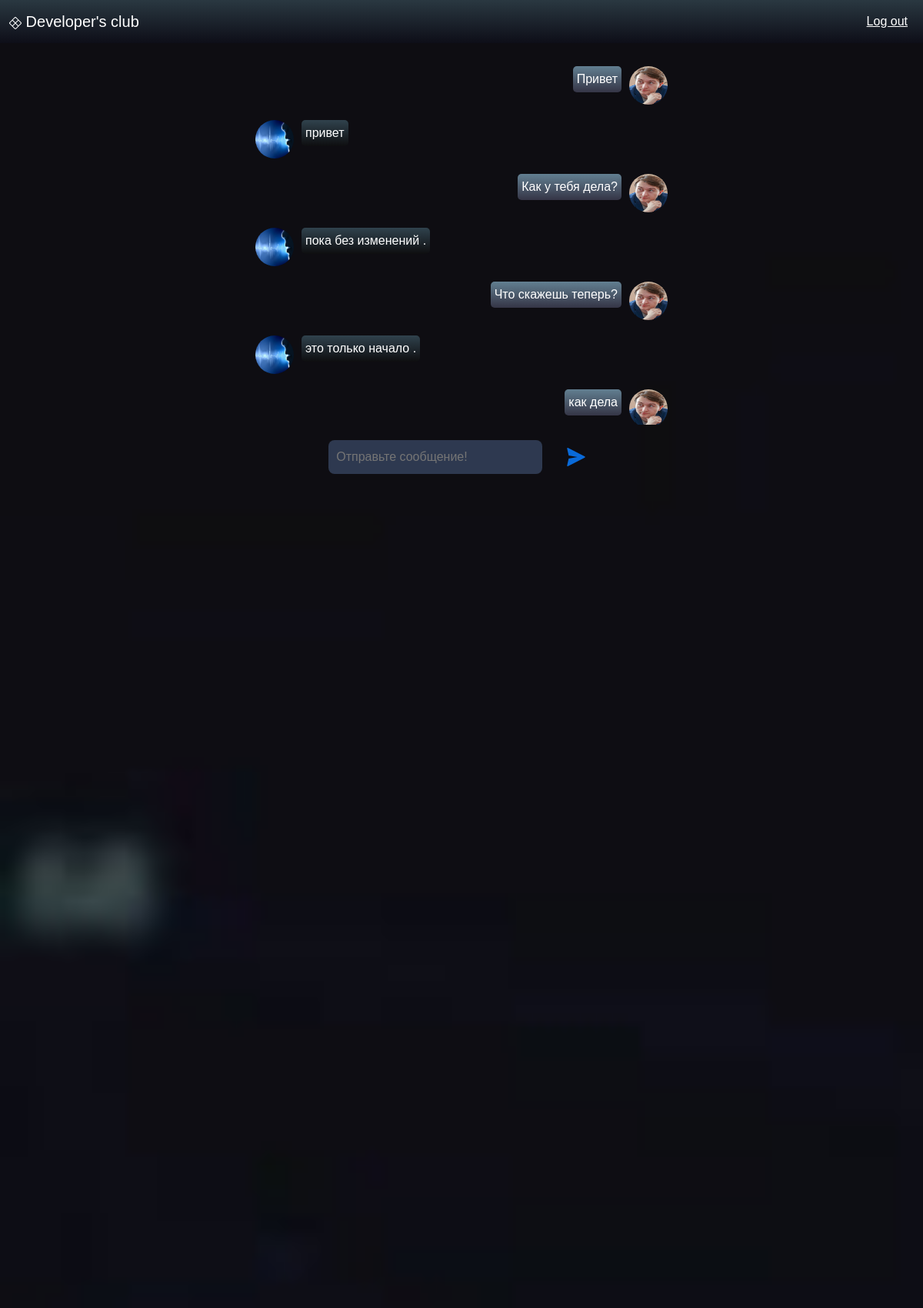
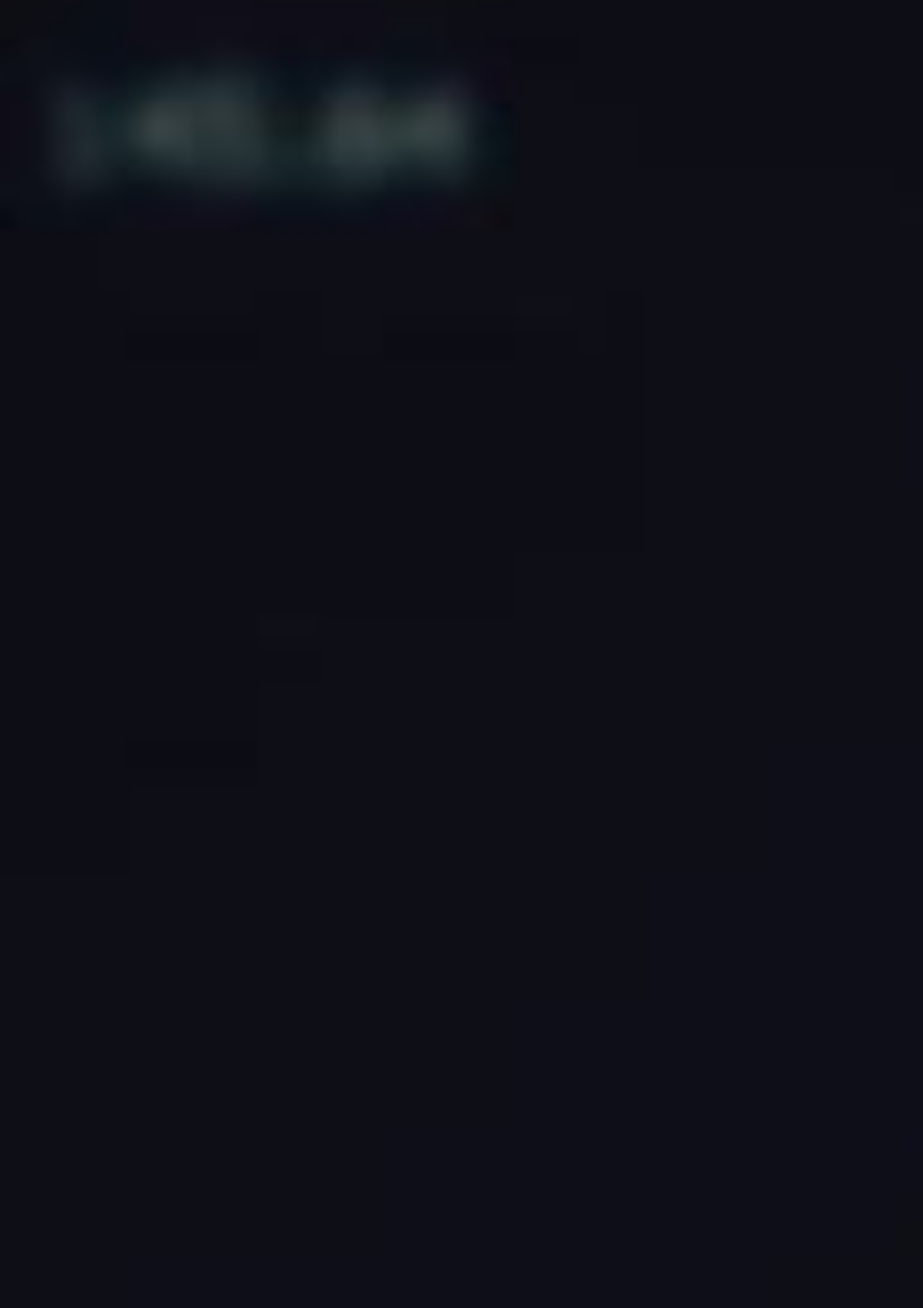
The page / (signed in, upper part) on the database its author committed (2 pictures, top to bottom).
### chat/models.py (models this page shows)
class Message(models.Model):
    text = models.CharField(max_length=250)
    date = models.DateTimeField(auto_now_add=True)
    is_mine = models.BooleanField(default=True, verbose_name='user\'s message')
    dialog = models.ForeignKey(Dialog, on_delete=models.CASCADE)
    class Meta:
        verbose_name = 'Message'
        verbose_name_plural = 'Messages'
        ordering = ['date']

### chat/views.py (the view, shortened to what this page needs)
# urls.py: path('', views.HomeView.as_view(), name='home'), # view for our messager
class HomeView(View):
    template_name = 'chat/home.html'
    def get(self, request):  # Decide if to create dialog or upload previous messages
        if request.user.is_authenticated:
            try:  # the aim of this statement is to create or find dialog anyway
                dialog = Dialog.objects.get(user_id=request.user.id)
            except:
                Dialog.objects.create(user_id=request.user.id)
            finally:
                messages = Message.objects.filter(dialog__user_id=request.user.id).order_by('date')  # this can return
            return render(request, self.template_name, {'messages': messages})  # returning messanger page with the
        return render(request, self.template_name)  # if user isn't authenticated, we return a default page with the

### chat/templates/chat/home.html (shortened to what this page needs)
{% extends 'base.html' %}
{% block content %}
    {% load static %}
    {% if user.is_authenticated %}
        <link rel="stylesheet" href="{% static 'chat/style1.css' %}">
        <div class="page container">
            <div class="message" id="message-list">
                {% for message in messages %}
                    {% if message.is_mine %}
                        <div class='my'>
                            <p class='my__message'>{{ message.text }}</p>
                            <img class='my__photo' src='{% static "chat/img/vadim.jpg" %}'>
                        </div>
                    {% else %}
                        <div class="chat">
                            <img class="chat__photo" src="{% static 'chat/img/voice.jpg' %}">
                            <p class="chat__message">{{ message.text }} </p>
                        </div>
                    {% endif %}
                {% endfor %}
            </div>
            <form method="post" id="post-form" class="input">
                <input type="text" id="message" style="color:white" name="message" class="input__text"
                       placeholder="Отправьте сообщение!">
                <button class="btn">
                    <img src="{% static 'chat/img/submit.png' %}" class="input__photo">
                </button>
            </form>
        </div>
    {% else %}
        <div class=" col border-end  d-flex justify-content-center align-items-center">
            <a href="{% url 'login' %}">
                <button type="button" class="btn btn-dark">Get started</button>
            </a>
        </div>
    {% endif %}
{% endblock %}

### chat/templates/base.html (shortened to what this page needs)
{% load static %}
<!DOCTYPE html>
<html lang="en">
<head>
    <link href="https://cdn.jsdelivr.net/npm/bootstrap@5.2.0/dist/css/bootstrap.min.css" rel="stylesheet"
>
    <link rel="stylesheet" href="https://cdn.jsdelivr.net/npm/bootstrap-icons@1.9.1/font/bootstrap-icons.css">
</head>
<body class="d-flex flex-column min-vh-100">
<nav class="navbar bg-light cl hd">
    <div class="container-fluid">
        <a class="navbar-brand" href="{% url 'home' %}">
            <span class="tx">Developer's club</span>
        </a>
        <div class="me-2">
            {% if user.is_authenticated %}
                <a href="{% url 'logout' %}" style="color:white">Log out</a>
            {% else %}
                <a href="{% url 'login' %}" style="color:white">Log in</a> | <a href="{% url 'register' %}" style="color:white">Register</a>
            {% endif %}
        </div>
    </div>
</nav>
{% block content %}
{% endblock %}
</body>
</html>

### chat/static/chat/style1.css (style rules this page uses)
* { padding: 0; margin: 0; }
body { font-family: 'Oswald', sans-serif; background-image: url("img/back.jpeg"); background-size: cover; color: white; align-items: center; }
.page { margin: auto; display: flex; flex-direction: column; align-items: center; justify-content: flex-end; margin-top: 20px; height: 550px; width: 50%; gap: 20px; padding-bottom: 10px; color:white; }
.message { display:flex; flex-direction: column; overflow-y: auto; width:100%; height: max-content; }
.my { align-self: flex-end; display: flex; justify-content: flex-end; align-items: flex-end; width: 70%; margin: 10px; }
.my__message { align-self: center; font-size: 16px; font-weight: 300; max-width: 80%; text-align: left; margin-right: 10px; background: linear-gradient(to top, #353546, #627f91); border-radius: 5px; padding: 5px; }
.my__photo { width: 50px; height: 50px; size: cover; border-radius: 50%; margin-right: 10px; }
.chat { align-self: flex-start; display: flex; justify-content: flex-start; align-items: flex-end; width: 70%; margin: 10px; }
.chat__message { align-self: center; font-size: 16px; font-weight: 300; height: auto; max-width: 80%; text-align: left; margin-left: 10px; border-radius: 5px; padding: 5px; background: linear-gradient(to top, #0e0e10, #30424d); }
.chat__photo { width: 50px; height: 50px; size: cover; border-radius: 50%; margin-left: 10px; }
.input { display: flex; align-items: center; gap: 20px; width: 60%; }
.input__text { background-color: rgb(46, 57, 80); width: 100%; height: auto; border: 0px; border-radius: 8px; padding: 10px; }
.input__photo { size: cover; border: none; }
.btn { background: none; border: 0px; }

### chat/templates/base.html (style rules this page uses)
.cl { width:100%; }
.tx { color:white; }
.hd { background: linear-gradient(to top, #0e0e18, #2a3841); }

### rows shown on the page
Message: text "Привет", is_mine True (drawn)
Message: is_mine False (drawn), text "привет"
Message: text "Как у тебя дела?", is_mine True (drawn)
Message: is_mine False (drawn), text "пока без изменений ."
Message: text "Что скажешь теперь?", is_mine True (drawn)
Message: is_mine False (drawn), text "это только начало ."
Message: text "как дела", is_mine True (drawn)
